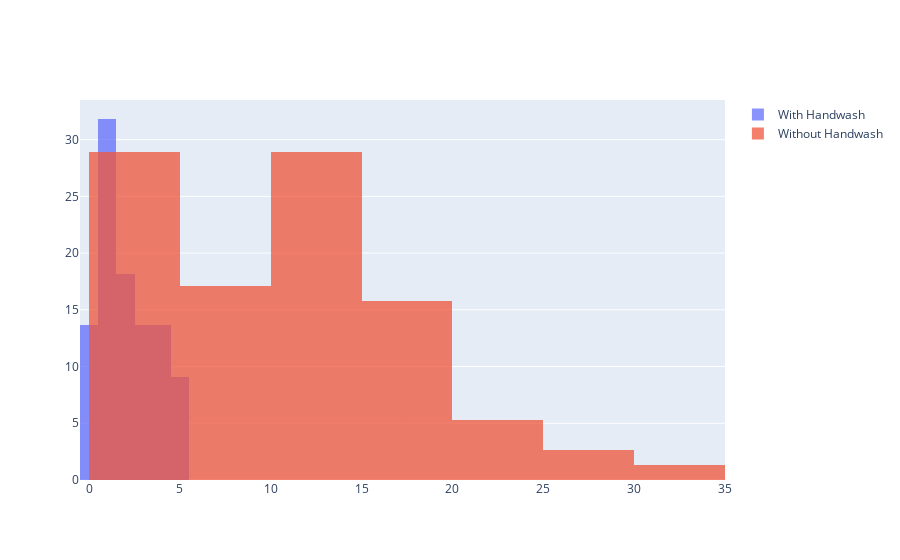

Notebook code for this chart:
### Markdown cell above
### Use Histograms to Visualise the Monthly Distribution of Outcomes

**Challenge**: Create a [plotly histogram](https://plotly.com/python/histograms/) to show the monthly percentage of deaths. 

* Use docs to check out the available parameters. Use the [`color` parameter](https://plotly.github.io/plotly.py-docs/generated/plotly.express.histogram.html) to display two overlapping histograms.
* The time period of handwashing is shorter than not handwashing. Change `histnorm` to `percent` to make the time periods comparable. 
* Make the histograms slighlty transparent
* Experiment with the number of bins on the histogram. Which number work well in communicating the range of outcomes?
* Just for fun, display your box plot on the top of the histogram using the `marginal` parameter.

### Code cell
fig = go.Figure()
fig.add_trace(go.Histogram(x=df_monthly[df_monthly["handwashing_ind"]=='After Handwashing']['pct_deaths'],    histnorm='percent', name ='With Handwash'))
fig.add_trace(go.Histogram(x=df_monthly[df_monthly["handwashing_ind"]=='Before Handwashing']['pct_deaths'],    histnorm='percent',name='Without Handwash'))
# Overlay both histograms

fig.update_layout(barmode='overlay')
# Reduce opacity to see both histograms
fig.update_traces(opacity=0.75)
fig.show()

### Figure 1 — Plotly figure (JSON) as saved in the notebook; plotly's stock layout.template omitted (floating-point values rounded to 4 significant figures)
{"data": [{"histnorm": "percent", "name": "With Handwash", "opacity": 0.75, "type": "histogram", "x": [2.239, 1.2, 1.894, 4.58, 3.957, 4.472, 2.93, 3.534, 0.6873, 0, 0.6557, 0.9585, 1.136, 0.3717, 0, 0.9615, 2.341, 2.903, 1.34, 2.233, 3.085, 4.926]}, {"histnorm": "percent", "name": "Without Handwash", "opacity": 0.75, "type": "histogram", "x": [14.57, 7.531, 4.332, 1.569, 0.7843, 5, 8.421, 1.351, 1.878, 11.02, 22.55, 20.85, 12.22, 10.23, 10.74, 3.226, 6.593, 20.78, 25.46, 18.39, 29.34, 22.97, 31.38, 19.12, 15.97, 12.41, 11.93, 6.098, 4.082, 0.5236, 1.554, 2.262, 17.6, 7.143, 8.051, 15.16, 11.28, 17.03, 17.31, 5.833, 2.679, 4.369, 6.32, 1.224, 3.226, 11.02, 10.55, 7.591, 4.745, 4.452, 4.231, 4.392, 7.143, 6.122, 3.586, 10.55, 14.84, 10.94, 10.49, 13.39, 18.09, 15.43, 18.97, 13.44, 10.15, 13.1, 18.06, 14.39, 14.96, 10.77, 5.369, 3.215, 1.923, 3.607, 18.27, 12.24]}], "layout": {"barmode": "overlay"}}
